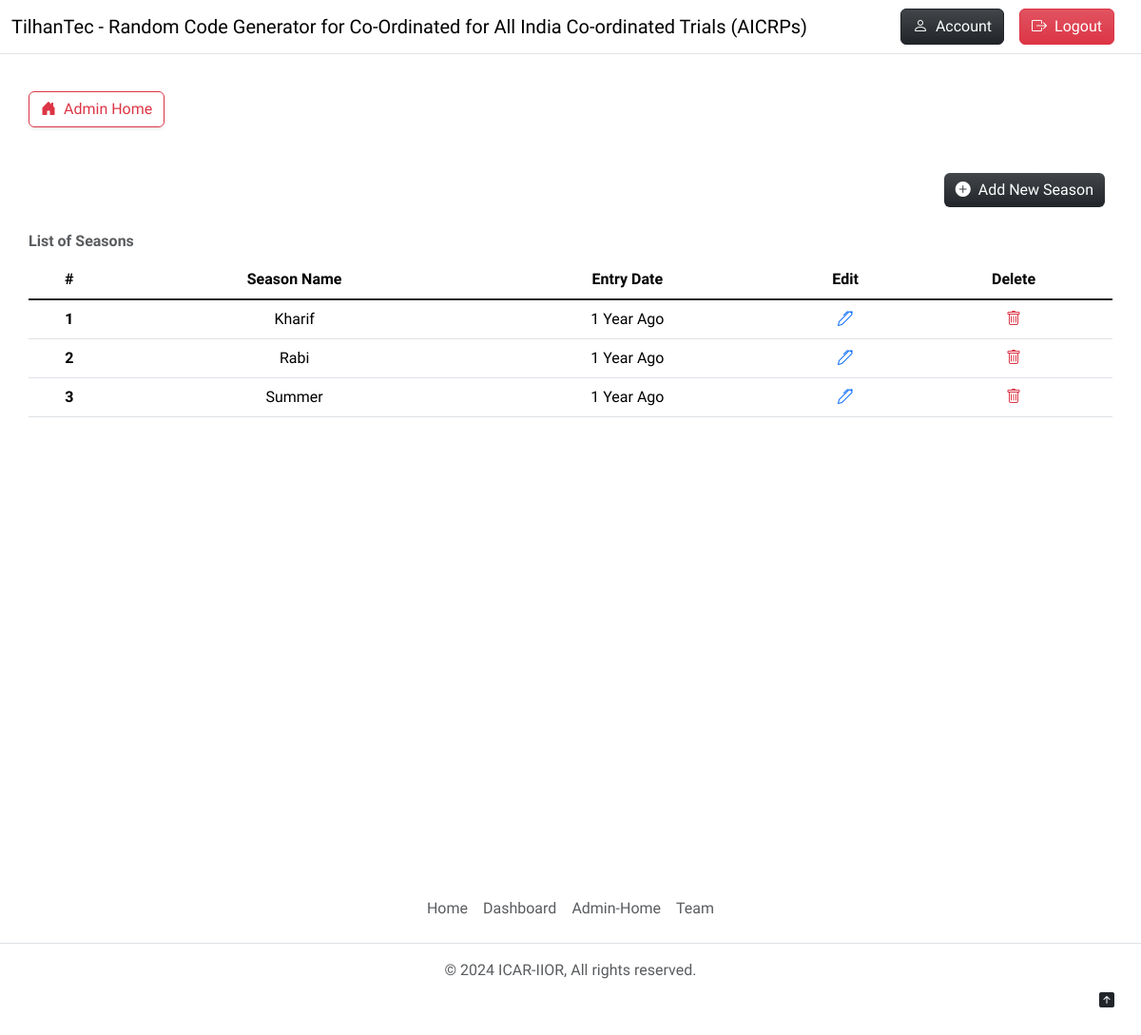
The app's page /admin-seasons (signed in) with its own data.
### app.py (models this page shows, shortened)
class BaseModel(db.Model):
    __abstract__ = True
    id = db.Column(db.Integer, primary_key=True)
    name = db.Column(db.String(100), unique=True, nullable=False)
    dateCreated = db.Column(db.DateTime, default=datetime.utcnow)
    def days_ago(self):
        today = datetime.utcnow().date()
        created_date = self.dateCreated.date()
        years_diff = today.year - created_date.year
        months_diff = today.month - created_date.month
        days_diff = today.day - created_date.day
        if years_diff > 0:
            return f"{years_diff} {'Year' if years_diff == 1 else 'Years'} Ago"
        elif months_diff > 0:
            return f"{months_diff} {'Month' if months_diff == 1 else 'Months'} Ago"
        elif days_diff > 1:
            return f"{days_diff} Days Ago"
        elif days_diff == 1:
            return "Yesterday"
        else:
            return "Today"

class Seasons(BaseModel):
    __tablename__ = 'seasons'

### app.py (the view, shortened to what this page needs)
@app.route("/admin-seasons", methods = ['GET', 'POST'])
@login_required
@role_required(["Admin"])
def adminSeasons():
    allSeasons = Seasons.query.order_by(Seasons.name.asc()).all()
    return render_template('adminSeasons.html', pageTitle = "Admin - Seasons", allSeasons = allSeasons)

### app.py (called while the page is built)
@login_manager.user_loader
def load_user(id):
    return Users.query.get(int(id))

def role_required(required_roles):
    def decorator(func):
        @wraps(func)
        def decorated_function(*args, **kwargs):
            if not current_user.is_authenticated:
                flash('Please log in to access this page.', 'error')
                return redirect(url_for('login'))
            if current_user.designation not in required_roles:
                flash('You do not have permission to access this page.', 'error')
                return redirect(url_for('home'))
            return func(*args, **kwargs)
        return decorated_function
    return decorator

### templates/adminSeasons.html (shortened to what this page needs)
{% extends 'layout.html' %}
{% block mainBody %}
    <div class="mb-5">
        <div class="my-2">
            <a class="btn btn-outline-danger bg-gradient shadow-sm" href="/admin-home" role="button">
                <i class="bi bi-house-door-fill pe-2"></i>Admin Home
            </a>
        </div>
    </div>
    <div class="d-grid gap-2 d-md-flex justify-content-md-end mb-3">
        <button type="button" class="btn btn-dark bg-gradient border-0 me-md-2" data-bs-toggle="modal" data-bs-target="#addNewCrop">
            <i class="bi bi-plus-circle-fill me-2"></i>Add New Season
        </button>
    </div>
    <div class="table-responsive mb-3 text-center">
        <table class="table table-hover caption-top">
            <caption class="fw-bold">List of Seasons</caption>
            <thead>
                <tr>
                    <th scope="col">#</th>
                    <th scope="col">Season Name</th>
                    <th scope="col">Entry Date</th>
                    <th scope="col">Edit</th>
                    <th scope="col">Delete</th>
                </tr>
            </thead>
            <tbody class="table-group-divider">
                {% if allSeasons %}
                    {% for eachSeason in allSeasons %}
                        <tr>
                            <th scope="row">{{loop.index}}</th>
                            <td>{{eachSeason.name}}</td>
                            <td title="{{eachSeason.dateCreated.strftime('%d-%m-%Y, %H:%M:%S')}}">{{eachSeason.days_ago()}}</td>
                            <td><a href="/admin-seasons-update/{{eachSeason.id}}" data-bs-toggle="modal" data-bs-target="#updateCrop{{eachSeason.id}}"><i class="bi bi-pen"></i></a></td>
                            <td><a href="/admin-seasons-delete/{{eachSeason.id}}" role="button"><i class="bi bi-trash text-danger"></i></a></td>
                        </tr>
                    {% endfor %}
                {% else %}
                    <tr>
                        <td colspan="5" class="text-center text-danger">No Seasons Added. Use the Above Button to Add Seasons.</td>
                    </tr>
                {% endif %}
            </tbody>
        </table>
    </div>
{% endblock mainBody %}

### templates/layout.html (style rules this page uses)
body { font-family: 'Work Sans', sans-serif; min-height: 100vh; padding-top: 4.5rem; }
a { text-decoration: none; }

### records on screen
Seasons: name "Kharif", days_ago "1 Year Ago"
Seasons: name "Rabi", days_ago "1 Year Ago"
Seasons: name "Summer", days_ago "1 Year Ago"
